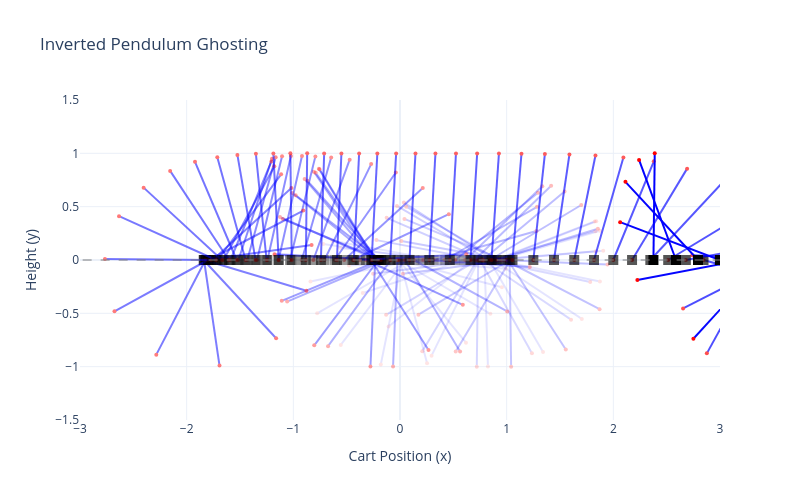

Notebook code for this chart:
### Code cell
plot_simulation_ghosting(history[::5])
